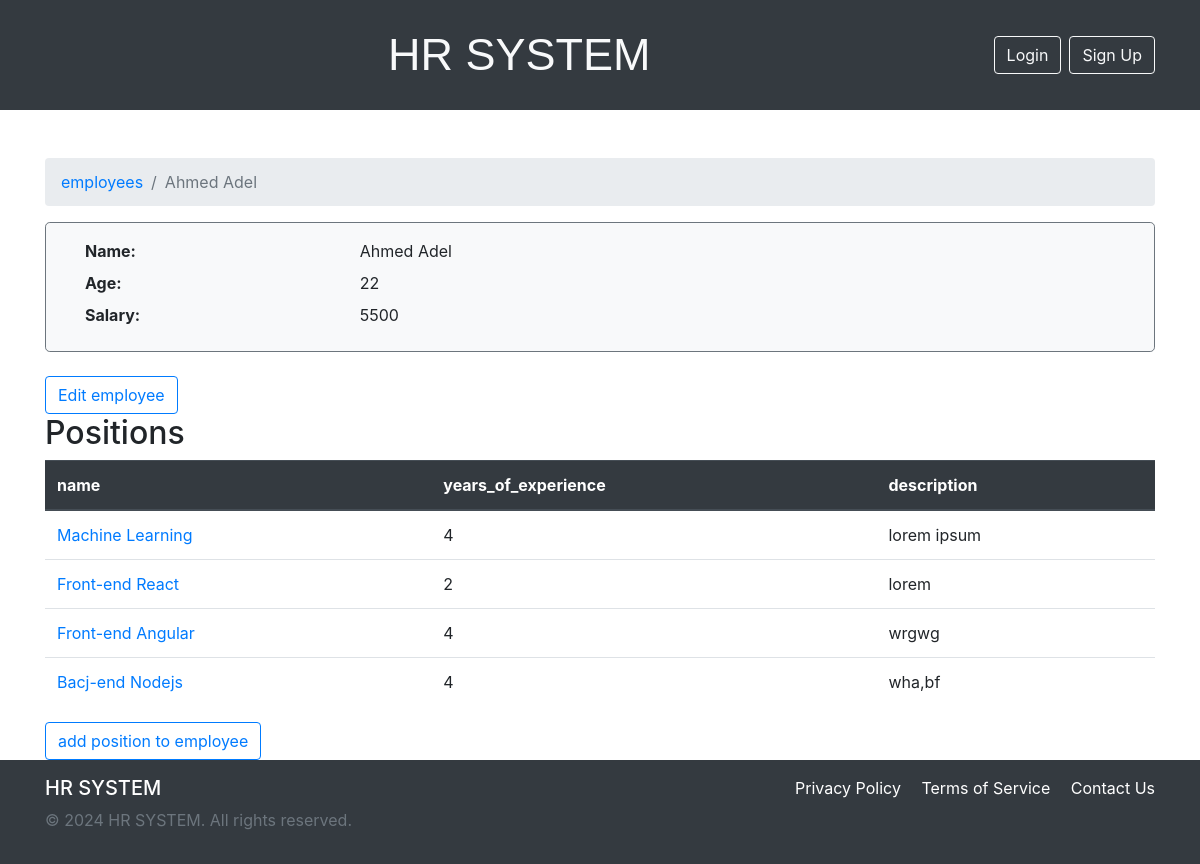
The app's page /employees/employee/1, older data.
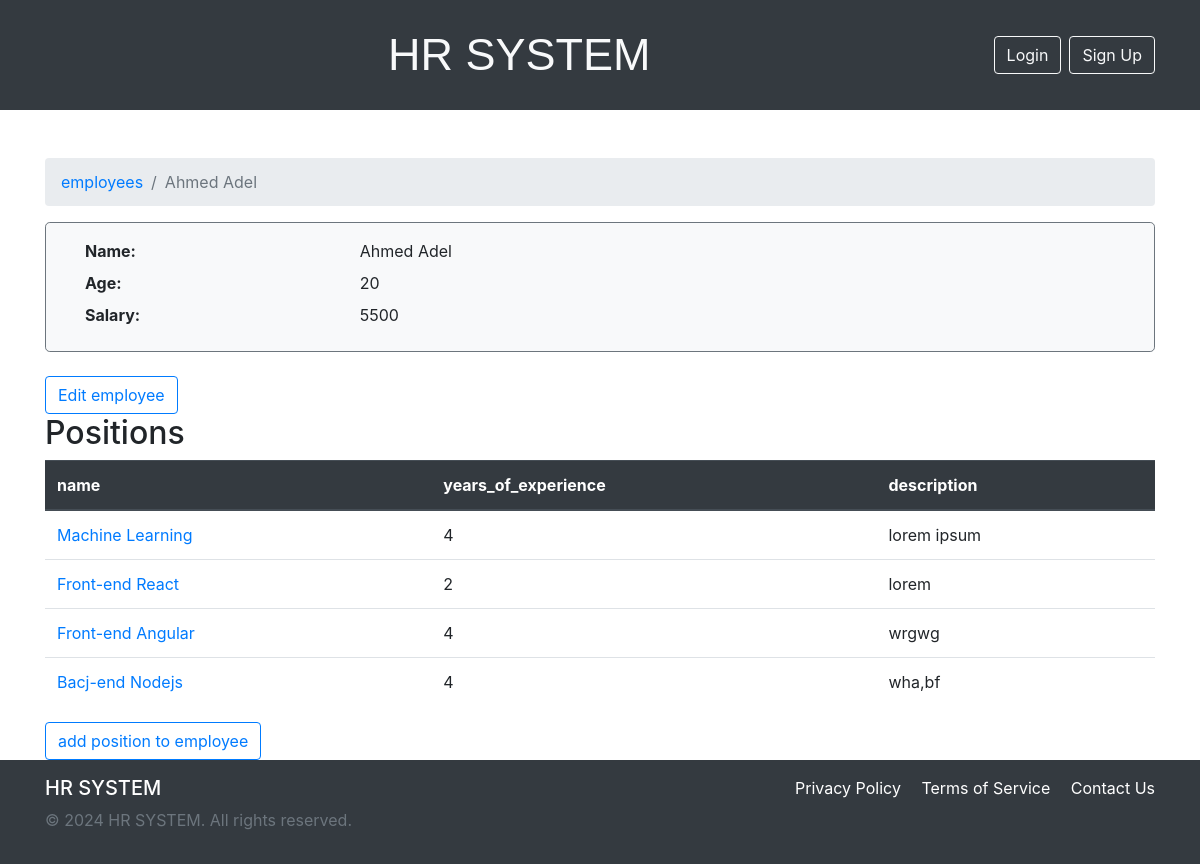
The same page, newer data.
### employee/models.py (models this page shows, shortened)
class Employee(models.Model):
    name = models.CharField(max_length=100)
    age = models.IntegerField()
    salary = models.IntegerField()

### employee/views.py (the view)
# urls.py: path('employee/<int:employee_id>',EmployeeView.EmployeeDetailsView.as_view(),name="EmployeeDetails"),
class EmployeeDetailsView(ListView):
    template_name = 'employee/employeeDetails.html'
    context_object_name = 'employee'
    def get_queryset(self):
        return  Employee.objects.get(pk=self.kwargs['employee_id'])

### template/employee/employeeDetails.html (shortened to what this page needs)
{% extends 'base.html'%}
{% block breadcrumb%}
    <li class="breadcrumb-item active" aria-current="page"><a href="{% url 'employee:employeesList' %}">employees</a></li>
    <li class="breadcrumb-item active" aria-current="page">{{employee.name}}</li>
{%endblock%}
{% block content%}
        <div class="bg-light border border-secondary rounded-lg pt-3" >
            <dl class="row ml-4">
                <dt class="col-sm-3">Name:</dt>
                <dd class="col-sm-9">{{employee.name}} <br/> </dd>
                <dt class="col-sm-3">Age:</dt>
                <dd class="col-sm-9">{{employee.age}}</dd>
                <dt class="col-sm-3">Salary:</dt>
                <dd class="col-sm-9">{{employee.salary}}</dd>
            </dl>
        </div>
        <br/>
        <a href="{% url 'employee:editEmployee' employee.id %}" class="btn btn-outline-primary">Edit employee</a>
        <br/>
        <h2>Positions</h2>
        <table class="table ">
            <thead class="thead-dark">
                <th>name</th>
                <th>years_of_experience</th>
                <th>description</th>
            </thead>
            <tbody>
                {% for position in employee.positionEmployee.all %}
                <tr>
                    <td><a href="{% url 'employee:editPositionToEmployee' employee.id position.id %}">{{position.name}}</a></td>
                    <td>{{position.years_of_experience}}</td>
                    <td>{{position.description}}</td>
                </tr>
                {%endfor%}
            </tbody>
        </table>
        <a href="{% url 'employee:newPositionToEmployee' employee.pk %}" class="btn btn-outline-primary"> add position to employee </a>
{%endblock%}

Row changes from the older to the newer data that the page shows:
changed Employee "Ahmed Adel": age "22" → "20"
